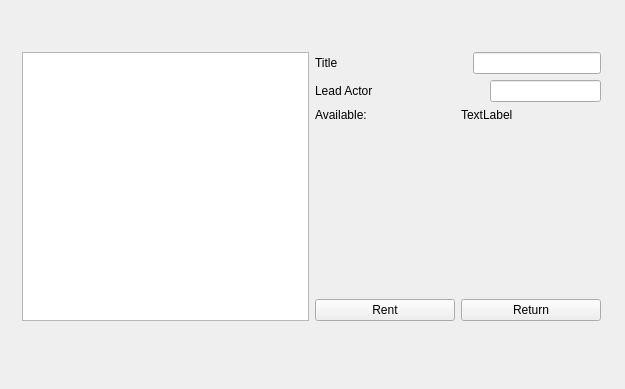
<?xml version="1.0" encoding="UTF-8"?>
<ui version="4.0">
 <class>Widget</class>
 <widget class="QWidget" name="Widget">
  <property name="geometry">
   <rect>
    <x>0</x>
    <y>0</y>
    <width>625</width>
    <height>389</height>
   </rect>
  </property>
  <property name="windowTitle">
   <string>Widget</string>
  </property>
  <widget class="QWidget" name="">
   <property name="geometry">
    <rect>
     <x>11</x>
     <y>41</y>
     <width>601</width>
     <height>291</height>
    </rect>
   </property>
   <layout class="QHBoxLayout" name="horizontalLayout_4">
    <item>
     <widget class="QListWidget" name="movieListWidget"/>
    </item>
    <item>
     <layout class="QVBoxLayout" name="verticalLayout">
      <item>
       <layout class="QHBoxLayout" name="horizontalLayout">
        <item>
         <widget class="QLabel" name="label">
          <property name="text">
           <string>Title</string>
          </property>
         </widget>
        </item>
        <item>
         <spacer name="horizontalSpacer">
          <property name="orientation">
           <enum>Qt::Horizontal</enum>
          </property>
          <property name="sizeHint" stdset="0">
           <size>
            <width>40</width>
            <height>20</height>
           </size>
          </property>
         </spacer>
        </item>
        <item>
         <widget class="QLineEdit" name="title"/>
        </item>
       </layout>
      </item>
      <item>
       <layout class="QHBoxLayout" name="horizontalLayout_2">
        <item>
         <widget class="QLabel" name="label_2">
          <property name="text">
           <string>Lead Actor</string>
          </property>
         </widget>
        </item>
        <item>
         <spacer name="horizontalSpacer_2">
          <property name="orientation">
           <enum>Qt::Horizontal</enum>
          </property>
          <property name="sizeHint" stdset="0">
           <size>
            <width>40</width>
            <height>20</height>
           </size>
          </property>
         </spacer>
        </item>
        <item>
         <widget class="QLineEdit" name="actor"/>
        </item>
       </layout>
      </item>
      <item>
       <layout class="QHBoxLayout" name="horizontalLayout_5">
        <item>
         <widget class="QLabel" name="label_3">
          <property name="text">
           <string>Available:</string>
          </property>
         </widget>
        </item>
        <item>
         <widget class="QLabel" name="available">
          <property name="text">
           <string>TextLabel</string>
          </property>
         </widget>
        </item>
       </layout>
      </item>
      <item>
       <spacer name="verticalSpacer">
        <property name="orientation">
         <enum>Qt::Vertical</enum>
        </property>
        <property name="sizeHint" stdset="0">
         <size>
          <width>20</width>
          <height>40</height>
         </size>
        </property>
       </spacer>
      </item>
      <item>
       <layout class="QHBoxLayout" name="horizontalLayout_3">
        <item>
         <widget class="QPushButton" name="rent">
          <property name="text">
           <string>Rent</string>
          </property>
         </widget>
        </item>
        <item>
         <widget class="QPushButton" name="return_2">
          <property name="text">
           <string>Return</string>
          </property>
         </widget>
        </item>
       </layout>
      </item>
     </layout>
    </item>
   </layout>
  </widget>
 </widget>
 <layoutdefault spacing="6" margin="11"/>
 <resources/>
 <connections/>
</ui>
